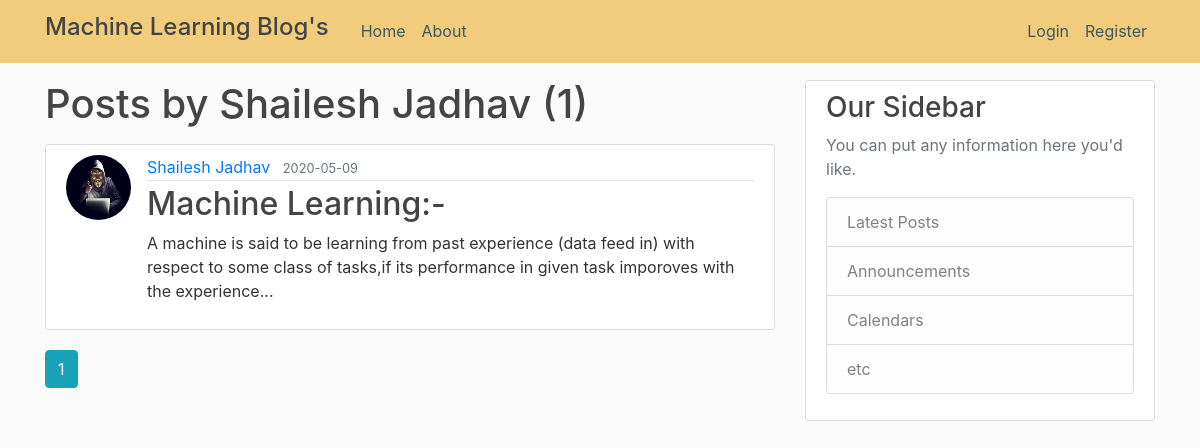
The page /user/Shailesh Jadhav on the database as committed earlier.
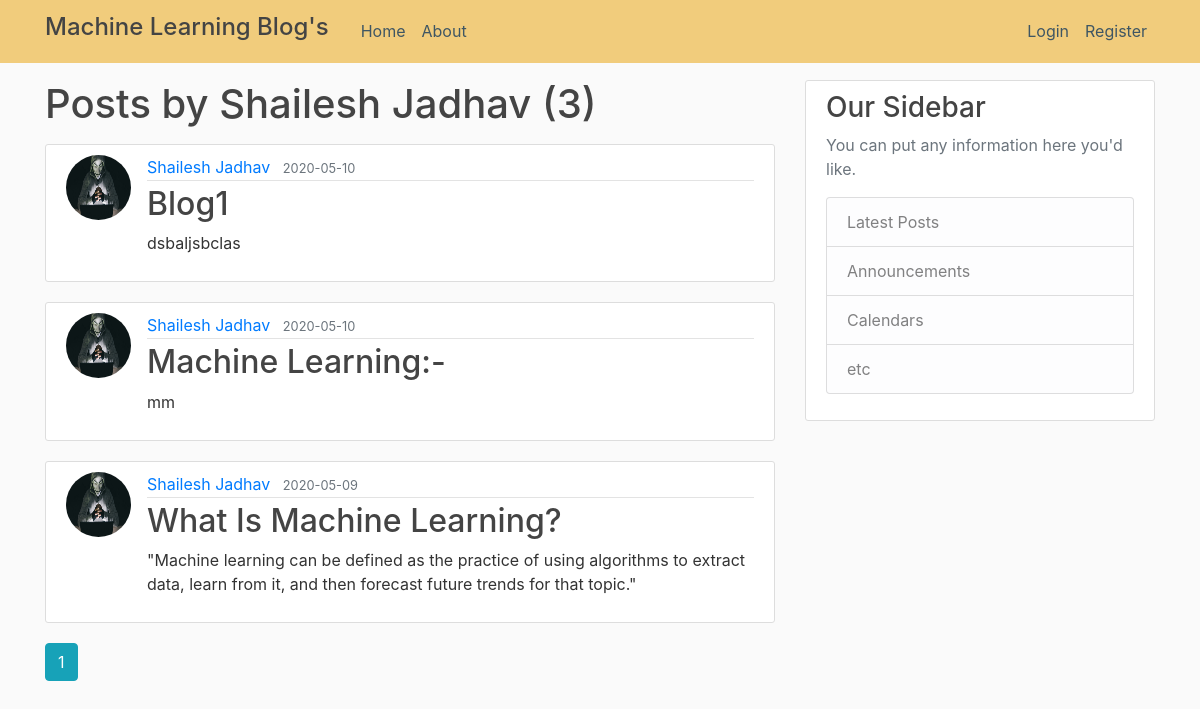
The same page on the database as committed later.
### Flaskblog/models.py (models this page shows, shortened)
class User(db.Model, UserMixin):
    id = db.Column(db.Integer, primary_key=True)
    username = db.Column(db.String(20), unique=True, nullable=False)
    email = db.Column(db.String(120), unique=True, nullable=False)
    image_file = db.Column(db.String(20), nullable=False, default='default.jpg')
    password = db.Column(db.String(60), nullable=False)
    posts = db.relationship('Post', backref='author', lazy=True)

class Post(db.Model):
    id = db.Column(db.Integer, primary_key=True)
    title = db.Column(db.String(100), nullable=False)
    date_posted = db.Column(db.DateTime, nullable=False, default=datetime.utcnow)
    content = db.Column(db.Text, nullable=False)
    user_id = db.Column(db.Integer, db.ForeignKey('user.id'), nullable=False)

### Flaskblog/routes.py (the view)
@app.route("/user/<string:username>")
def user_posts(username):
    page = request.args.get('page', 1, type=int)
    user = User.query.filter_by(username=username).first_or_404()
    posts = Post.query.filter_by(author=user)\
        .order_by(Post.date_posted.desc())\
        .paginate(page=page, per_page=5)
    return render_template('user_posts.html', posts=posts, user=user)

### Flaskblog/templates/user_posts.html
{% extends "layout.html" %}
{% block content %}
    <h1 class="mb-3">Posts by {{ user.username }} ({{ posts.total }})</h1>
    {% for post in posts.items %}
        <article class="media content-section">
          <img class="rounded-circle article-img" src="{{ url_for('static', filename='profile_pics/' + post.author.image_file) }}">
          <div class="media-body">
            <div class="article-metadata">
              <a class="mr-2" href="{{ url_for('user_posts', username=post.author.username) }}">{{ post.author.username }}</a>
              <small class="text-muted">{{ post.date_posted.strftime('%Y-%m-%d') }}</small>
            </div>
            <h2><a class="article-title" href="{{ url_for('post', post_id=post.id) }}">{{ post.title }}</a></h2>
            <p class="article-content">{{ post.content }}</p>
          </div>
        </article>
    {% endfor %}
    {% for page_num in posts.iter_pages(left_edge=1, right_edge=1, left_current=1, right_current=2) %}
      {% if page_num %}
        {% if posts.page == page_num %}
          <a class="btn btn-info mb-4" href="{{ url_for('user_posts', username=user.username, page=page_num) }}">{{ page_num }}</a>
        {% else %}
          <a class="btn btn-outline-info mb-4" href="{{ url_for('user_posts', username=user.username, page=page_num) }}">{{ page_num }}</a>
        {% endif %}
      {% else %}
        ...
      {% endif %}
    {% endfor %}
{% endblock content %}

### Flaskblog/templates/layout.html (shortened to what this page needs)
<!DOCTYPE html>
<html>
<head>
    <link rel="stylesheet" href="https://maxcdn.bootstrapcdn.com/bootstrap/4.0.0/css/bootstrap.min.css">
    <link rel="stylesheet" type="text/css" href="{{ url_for('static', filename='main.css') }}">
</head>
<body>
    <header class="site-header">
      <nav class="navbar navbar-expand-md navbar-dark bg-steel fixed-top">
        <div class="container">
          <a class="navbar-brand mr-4" href="/"><h4>Machine Learning Blog's</h4></a>
          <div class="collapse navbar-collapse" id="navbarToggle">
            <div class="navbar-nav mr-auto">
              <a class="nav-item nav-link" href="{{ url_for('home') }}">Home</a>
              <a class="nav-item nav-link" href="{{ url_for('about') }}">About</a>
            </div>
            <div class="navbar-nav">
              {% if current_user.is_authenticated %}
                <a class="nav-item nav-link" href="{{ url_for('new_post') }}">New Post</a>
                <a class="nav-item nav-link" href="{{ url_for('account') }}">Account</a>
                <a class="nav-item nav-link" href="{{ url_for('logout') }}">Logout</a>
              {% else %}
                <a class="nav-item nav-link" href="{{ url_for('login') }}">Login</a>
                <a class="nav-item nav-link" href="{{ url_for('register') }}">Register</a>
              {% endif %}
            </div>
          </div>
        </div>
      </nav>
    </header>
    <main role="main" class="container">
      <div class="row">
        <div class="col-md-8">
          {% block content %}{% endblock %}
        </div>
        <div class="col-md-4">
          <div class="content-section">
            <h3>Our Sidebar</h3>
            <p class='text-muted'>You can put any information here you'd like.
              <ul class="list-group">
                <li class="list-group-item list-group-item-light">Latest Posts</li>
                <li class="list-group-item list-group-item-light">Announcements</li>
                <li class="list-group-item list-group-item-light">Calendars</li>
                <li class="list-group-item list-group-item-light">etc</li>
              </ul>
            </p>
          </div>
        </div>
      </div>
    </main>
</body>
</html>

### Flaskblog/static/main.css (style rules this page uses)
body { background: #fafafa; color: #333333; margin-top: 5rem; }
h1, h2, h3, h4, h5, h6 { color: #444444; }
.bg-steel { background-color: #f1cc7c; }
.site-header .navbar-nav .nav-link { color: #3f5663; }
.content-section { background: #ffffff; padding: 10px 20px; border: 1px solid #dddddd; border-radius: 3px; margin-bottom: 20px; }
.article-title { color: #444444; }
.article-content { white-space: pre-line; }
.article-img { height: 65px; width: 65px; margin-right: 16px; }
.article-metadata { padding-bottom: 1px; margin-bottom: 4px; border-bottom: 1px solid #e3e3e3 }

Rows that differ between the two databases and show on the page:
added Post: image_file (picture), author.username "Shailesh Jadhav", date_posted "2020-05-10", title "Blog1", content "dsbaljsbclas"
added Post: image_file (picture), author.username "Shailesh Jadhav", date_posted "2020-05-10", title "Machine Learning:-", content "mm"
changed Post: image_file: a different picture; title "Machine Learning:-" → "What Is Machine Learning?"; content "A machine is said to be learning from past experience (data feed in) with respect to some class of tasks,if its performance in given task imporoves with the experience..." → "\"Machine learning can be defined as the practice of using algorithms to extract data, learn from it, and then forecast future trends for that topic.\""
Other text that changed with them:
{{ posts.total }}: "1" → "3"
